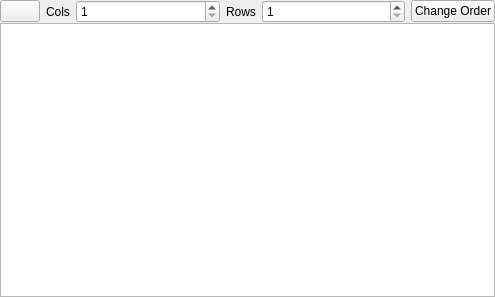
<ui version="4.0" >
 <class>TableForm</class>
 <widget class="QWidget" name="TableForm" >
  <property name="geometry" >
   <rect>
    <x>0</x>
    <y>0</y>
    <width>495</width>
    <height>297</height>
   </rect>
  </property>
  <property name="windowTitle" >
   <string>Table</string>
  </property>
  <property name="windowIcon" >
   <iconset>images/table.png</iconset>
  </property>
  <layout class="QVBoxLayout" >
   <property name="spacing" >
    <number>0</number>
   </property>
   <property name="leftMargin" >
    <number>0</number>
   </property>
   <property name="topMargin" >
    <number>0</number>
   </property>
   <property name="rightMargin" >
    <number>0</number>
   </property>
   <property name="bottomMargin" >
    <number>0</number>
   </property>
   <item>
    <layout class="QHBoxLayout" >
     <property name="spacing" >
      <number>6</number>
     </property>
     <property name="leftMargin" >
      <number>0</number>
     </property>
     <property name="topMargin" >
      <number>0</number>
     </property>
     <property name="rightMargin" >
      <number>0</number>
     </property>
     <property name="bottomMargin" >
      <number>0</number>
     </property>
     <item>
      <widget class="QPushButton" name="reloadButton" >
       <property name="text" >
        <string/>
       </property>
       <property name="icon" >
        <iconset>images/reload.png</iconset>
       </property>
       <property name="iconSize" >
        <size>
         <width>22</width>
         <height>22</height>
        </size>
       </property>
      </widget>
     </item>
     <item>
      <widget class="QLabel" name="label" >
       <property name="text" >
        <string>Cols</string>
       </property>
      </widget>
     </item>
     <item>
      <widget class="QSpinBox" name="cols_spinbox" >
       <property name="sizePolicy" >
        <sizepolicy vsizetype="Fixed" hsizetype="Expanding" >
         <horstretch>0</horstretch>
         <verstretch>0</verstretch>
        </sizepolicy>
       </property>
       <property name="minimum" >
        <number>1</number>
       </property>
       <property name="maximum" >
        <number>1000000</number>
       </property>
      </widget>
     </item>
     <item>
      <widget class="QLabel" name="label_2" >
       <property name="text" >
        <string>Rows</string>
       </property>
      </widget>
     </item>
     <item>
      <widget class="QSpinBox" name="rows_spinbox" >
       <property name="sizePolicy" >
        <sizepolicy vsizetype="Fixed" hsizetype="Expanding" >
         <horstretch>0</horstretch>
         <verstretch>0</verstretch>
        </sizepolicy>
       </property>
       <property name="minimum" >
        <number>1</number>
       </property>
       <property name="maximum" >
        <number>1000000</number>
       </property>
      </widget>
     </item>
     <item>
      <widget class="QPushButton" name="changeOrderButton" >
       <property name="text" >
        <string>Change Order</string>
       </property>
      </widget>
     </item>
    </layout>
   </item>
   <item>
    <widget class="QTableView" name="table_widget" />
   </item>
   <item>
    <layout class="QHBoxLayout" >
     <item>
      <widget class="QWidget" native="1" name="spinbox_widget" />
     </item>
    </layout>
   </item>
  </layout>
 </widget>
 <resources/>
 <connections/>
</ui>
